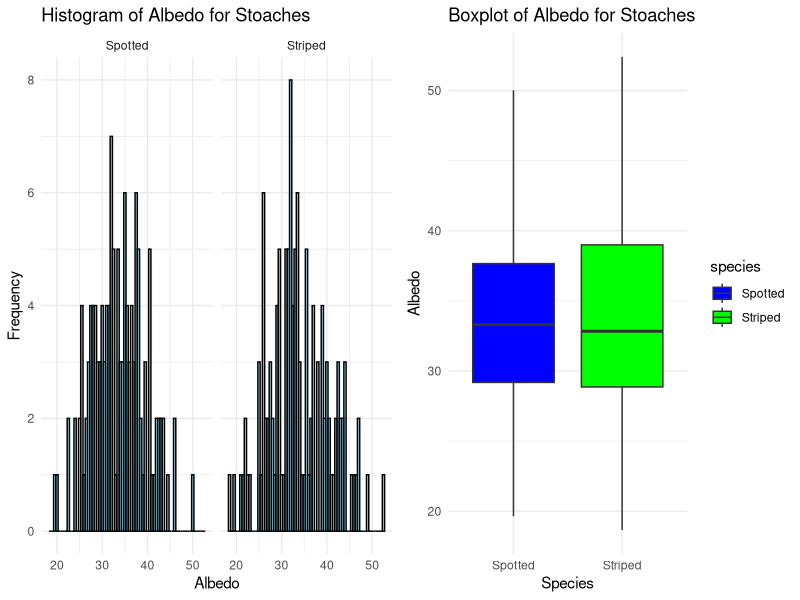
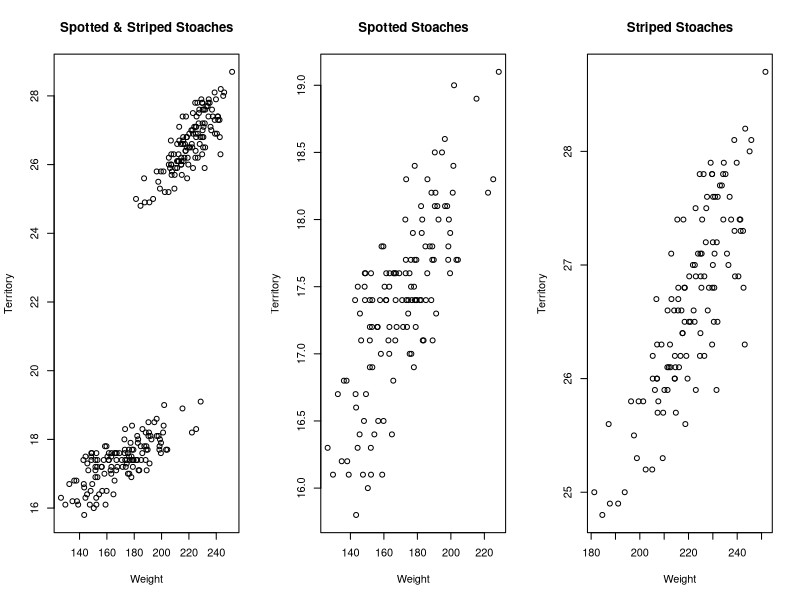
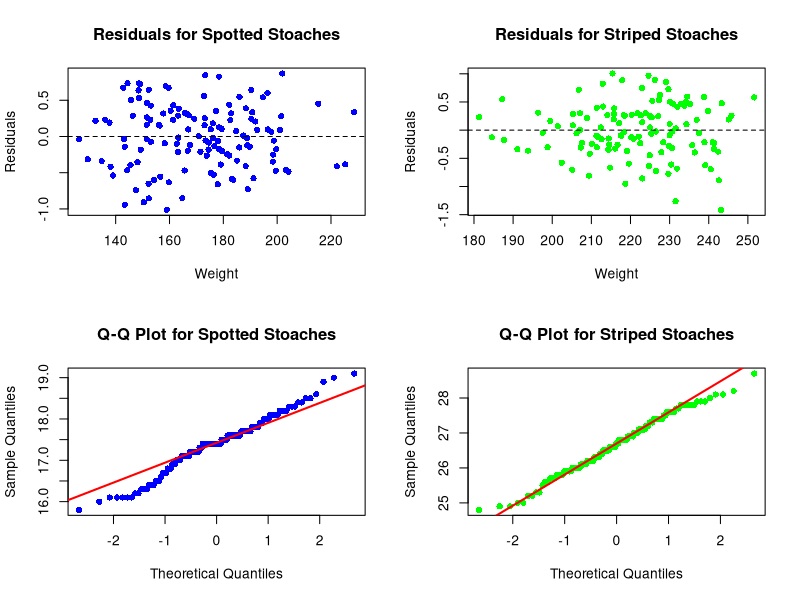

Recreate these plots in R, in order.
## ---- chunk 1
knitr::opts_chunk$set(echo = TRUE, 
                  message = FALSE, 
                  warning = FALSE,
                  fig.align = 'center')
library(readr)
library(dplyr)
library(knitr)
library(car)
library(ggplot2)
library(gridExtra)
## ---- chunk 2
#Import the data from Excel
data <- read_csv("47826479_data_StatReport.csv")

#Separate the data by species
spotted_data <- subset(data, species == "Spotted")
striped_data <- subset(data, species == "Striped")
## ---- chunk 3
#Descriptive Table
summary_stats <- data %>%
  group_by(species) %>%
  summarise(
    N = n(),
    Mean = mean(albedo, na.rm = TRUE),
    Median = median(albedo, na.rm = TRUE),
    Min = min(albedo, na.rm = TRUE),
    Max = max(albedo, na.rm = TRUE),
    sd = sd(albedo, na.rm = TRUE),
    Range = Max - Min
  )

knitr::kable(summary_stats, caption = "Descriptive Summary Table of the Albedo of Stoaches Grouped by Species")
## ---- chunk 4
# Assign the histogram to a variable
hist_plot <- ggplot(data, aes(x=albedo)) +
  geom_histogram(binwidth=0.5, fill="skyblue", color="black", alpha=0.7) +
  theme_minimal() +
  labs(title="Histogram of Albedo for Stoaches", 
       x="Albedo", 
       y="Frequency") +
  facet_wrap(~species, ncol=2)

# Assign the boxplot to a variable
box_plot <- ggplot(data, aes(x=species, y=albedo, fill=species)) +
  geom_boxplot() +
  theme_minimal() +
  labs(title="Boxplot of Albedo for Stoaches", 
       x="Species", 
       y="Albedo") +
  scale_fill_manual(values=c("Spotted"="blue", "Striped"="green"))

# grid.arrange() to place the plots side by side
grid.arrange(hist_plot, box_plot, ncol=2)
## ---- chunk 5

#Relationship Between Weight and Territory

# Setting the graphics parameters to have 1 row and 3 columns
par(mfrow=c(1,3))

#Plotting the relationship for Spotted & Striped stoaches
plot(data$weight, data$territory, main="Spotted & Striped Stoaches", xlab="Weight", ylab="Territory")

#Plotting the relationship for Spotted stoaches
plot(spotted_data$weight, spotted_data$territory, main="Spotted Stoaches", xlab="Weight", ylab="Territory")

#Plotting the relationship for Striped stoaches
plot(striped_data$weight, striped_data$territory, main="Striped Stoaches", xlab="Weight", ylab="Territory")
## ---- chunk 6
# Linear models for both Spotted and Striped stoaches
lm_spotted <- lm(territory ~ weight, data=spotted_data)
lm_striped <- lm(territory ~ weight, data=striped_data)

# Residuals for both models
residuals_spotted <- residuals(lm_spotted)
residuals_striped <- residuals(lm_striped)

# Set up the plotting layout
par(mfrow=c(2,2))

# Residual plot for Spotted stoaches
plot(spotted_data$weight, residuals_spotted, 
     main="Residuals for Spotted Stoaches",
     xlab="Weight",
     ylab="Residuals",
     col="blue", pch=16)

abline(h=0, lty=2)

# Residual plot for Striped stoaches
plot(striped_data$weight, residuals_striped, 
     main="Residuals for Striped Stoaches",
     xlab="Weight",
     ylab="Residuals",
     col="green", pch=16)

abline(h=0, lty=2)

# QQ plot for Spotted stoaches
qqnorm(spotted_data$territory, main="Q-Q Plot for Spotted Stoaches", col="blue", pch=16)
qqline(spotted_data$territory, col="red", lwd=2)

# QQ plot for Striped stoaches
qqnorm(striped_data$territory, main="Q-Q Plot for Striped Stoaches", col="green", pch=16)
qqline(striped_data$territory, col="red", lwd=2)
## ---- chunk 7
# T-test for equal variances
t_test_result <- t.test(albedo ~ species, data=data, var.equal=TRUE)

# Calculate mean difference
spotted_mean <- mean(subset(data, species == "Spotted")$albedo, na.rm=TRUE)
striped_mean <- mean(subset(data, species == "Striped")$albedo, na.rm=TRUE)
mean_difference <- spotted_mean - striped_mean

# Extract relevant values and put into a data frame
t_test_summary <- data.frame(
  Mean_Difference = round(mean_difference, 3),
  df = t_test_result$parameter,
  Statistic = round(t_test_result$statistic, 3),
  p_value = round(t_test_result$p.value, 3),
  Lower_CI = round(t_test_result$conf.int[1], 3),
  Upper_CI = round(t_test_result$conf.int[2], 3)
)

# Rename the row & columns
rownames(t_test_summary)[rownames(t_test_summary) == "df"] <- "Spotted-Striped"
colnames(t_test_summary)[colnames(t_test_summary) == "Mean_Difference"] <- "Mean Difference"
colnames(t_test_summary)[colnames(t_test_summary) == "Lower_CI"] <- "95% Lower CI"
colnames(t_test_summary)[colnames(t_test_summary) == "Upper_CI"] <- "95% Upper CI"

# Display the summary table
knitr::kable(t_test_summary, caption="T-test (Equal Variance) Summary Table", align='c')
## ---- chunk 8
# Run linear regression for Spotted stoaches
spotted_lm <- lm(territory ~ weight, data=spotted_data)
spotted_summary <- summary(spotted_lm)

# Run linear regression for Striped stoaches
striped_lm <- lm(territory ~ weight, data=striped_data)
striped_summary <- summary(striped_lm)

# Compute correlation coefficients for both species
spotted_r <- cor(spotted_data$weight, spotted_data$territory)
striped_r <- cor(striped_data$weight, striped_data$territory)


# Extract relevant summary statistics
summary_data <- data.frame(
  Species = c("Spotted", "Striped"),
  r = c(spotted_r, striped_r),
  R_Squared = c(spotted_summary$r.squared, striped_summary$r.squared),
  Adjusted_R_Squared = c(spotted_summary$adj.r.squared, striped_summary$adj.r.squared),
  F_Statistic = c(spotted_summary$fstatistic[1], striped_summary$fstatistic[1]),
  P_Value = c(pf(spotted_summary$fstatistic[1], df1 = spotted_summary$fstatistic[2], df2 = spotted_summary$fstatistic[3], lower.tail = FALSE),
              pf(striped_summary$fstatistic[1], df1 = striped_summary$fstatistic[2], df2 = striped_summary$fstatistic[3], lower.tail = FALSE))
)

# Rename the Columns
colnames(summary_data)[colnames(summary_data) == "P_Value"] <- "p-Value"


# Create the summary table
knitr::kable(summary_data, caption = "Test of Significance of the Correlation Coefficient for Spotted and Striped Stoaches", align = 'lcccc')
## ---- chunk 9
# Extract intercepts from regression summaries
spotted_intercept <- coef(spotted_lm)["(Intercept)"]
striped_intercept <- coef(striped_lm)["(Intercept)"]

# Extract slopes (coefficients for 'weight') from regression summaries
spotted_slope <- coef(spotted_lm)["weight"]
striped_slope <- coef(striped_lm)["weight"]

# Extract standard error, t-value, and p-value for each slope
spotted_se <- sqrt(diag(vcov(spotted_lm)))["weight"]
spotted_t <- spotted_slope/spotted_se
spotted_p <- 2*pt(-abs(spotted_t), df = spotted_summary$df[2])

striped_se <- sqrt(diag(vcov(striped_lm)))["weight"]
striped_t <- striped_slope/striped_se
striped_p <- 2*pt(-abs(striped_t), df = striped_summary$df[2])

# Extract the 95% CI for the slope from both models
spotted_ci <- confint(spotted_lm)["weight", ]
striped_ci <- confint(striped_lm)["weight", ]

# Create data frame for summary statistics of slopes
slope_summary_data <- data.frame(
  Species = c("Spotted", "Striped"),
  Slope = c(spotted_slope, striped_slope),
  Intercept = c(spotted_intercept, striped_intercept),
  Std_Error = c(spotted_se, striped_se),
  t_value = c(spotted_t, striped_t),
  P_Value = c(spotted_p, striped_p),
  CI_Lower = c(spotted_ci[1], striped_ci[1]),
  CI_Upper = c(spotted_ci[2], striped_ci[2])
)

# Rename the Columns
colnames(slope_summary_data)[colnames(slope_summary_data) == "P_Value"] <- "p-Value"
colnames(slope_summary_data)[colnames(slope_summary_data) == "Std_Error"] <- "Std Error"
colnames(slope_summary_data)[colnames(slope_summary_data) == "CI_Lower"] <- "95% Lower CI"
colnames(slope_summary_data)[colnames(slope_summary_data) == "CI_Upper"] <- "95% Upper CI"

# Create the summary table
knitr::kable(slope_summary_data, caption = "Test of Significance of the Slope of the Regression Line of Spotted and Striped Stoaches", align = 'lccccccc')
## ---- chunk 10

# Shapiro-Wilk Test for Normality of Data
shapiro.test(data$albedo[data$species == "Spotted"])
shapiro.test(data$albedo[data$species == "Striped"])

## ---- chunk 11

# Levene's Test for Homoscedasticity (Checking for Equal Variances)
leveneTest(albedo ~ species, data = data)

## ---- chunk 12

#Computation for Correlation
cor.test(data$weight[data$species == "Spotted"], data$territory[data$species == "Spotted"])
cor.test(data$weight[data$species == "Striped"], data$territory[data$species == "Striped"])

